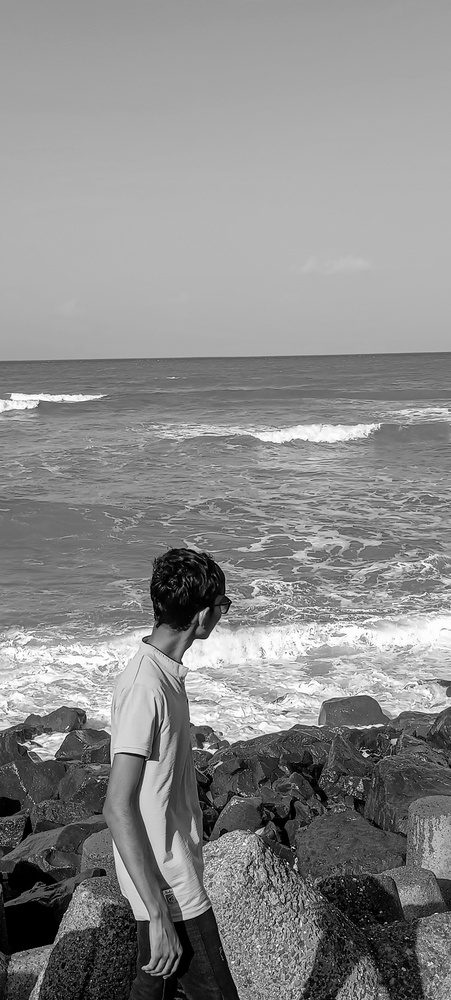
#> input picture Experiment-8/enhanced_1.jpg, 451 x 1000 px, shrunk from 2080 x 4608 before the run, found by its file name
$ python code.py
#> lines starting #> are read from the running program, lines starting #| are printed output that depends on the picture
import cv2
import matplotlib.pyplot as plt

# Load the image
image_path = "E:\DSIP\Experiment-8\enhanced_1.jpg"

# Read image in grayscale
image = cv2.imread(image_path, cv2.IMREAD_GRAYSCALE)
#> image is the input picture: shape (1000, 451); min 0, max 255, mean 138

# Check whether image was loaded successfully
if image is None:
    print("Error: Image not found. Check the image path.")
else:
    # -----------------------------------
    # 1. Calculate Original Histogram
    # -----------------------------------
    histogram = cv2.calcHist(
        [image],
        [0],
        None,
        [256],
        [0, 256]
    )
#> histogram = 256 values, max 14598 at index 180, min 424 at index 226, mean 1761.7

    # Plot original histogram
    plt.figure(figsize=(8, 6))
    plt.title('Original Image Histogram')
    plt.xlabel('Pixel Value')
    plt.ylabel('Frequency')
    plt.plot(histogram)
    plt.xlim([0, 256])
    plt.grid(True)
    plt.show()
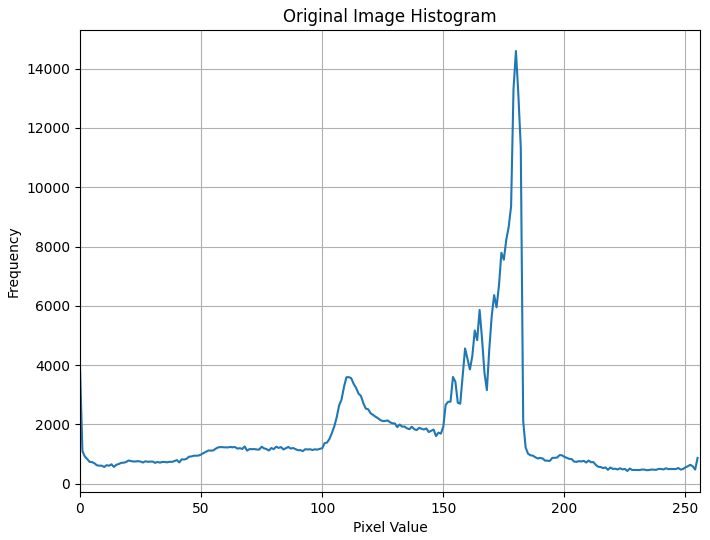
#> figure drawn by matplotlib, 1 panel; curve peaks at x = 180, y = 14598

    # -----------------------------------
    # 2. Histogram Equalization
    # -----------------------------------
    equalized_image = cv2.equalizeHist(image)
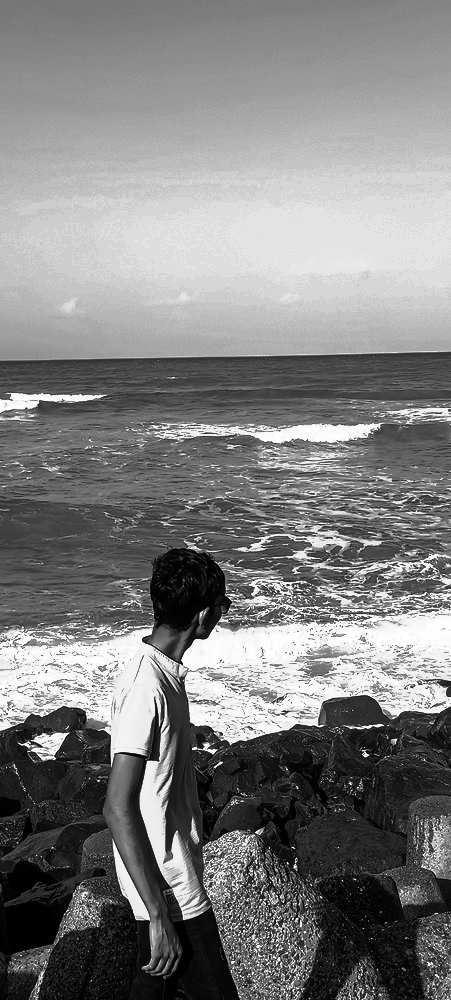
#> equalized_image: shape (1000, 451); min 0, max 255, mean 127.6

    # -----------------------------------
    # 3. Display Original & Equalized
    # -----------------------------------
    plt.figure(figsize=(10, 5))

    plt.subplot(1, 2, 1)
    plt.title('Original Image')
    plt.imshow(image, cmap='gray')
    plt.axis('off')

    plt.subplot(1, 2, 2)
    plt.title('Equalized Image')
    plt.imshow(equalized_image, cmap='gray')
    plt.axis('off')

    plt.tight_layout()
    plt.show()
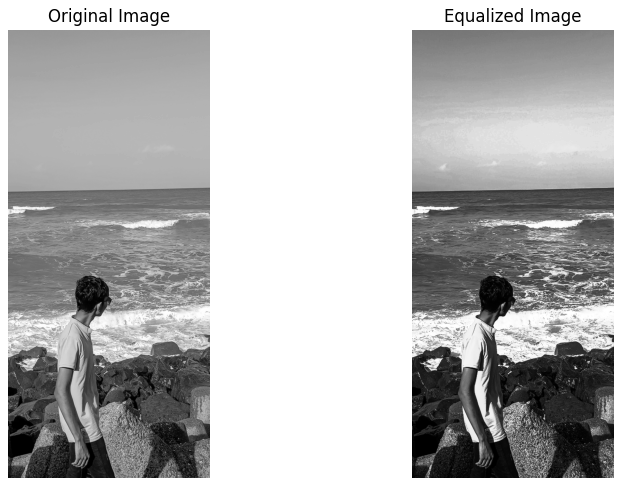
#> figure drawn by matplotlib, 2 panels

    # -----------------------------------
    # 4. Calculate Equalized Histogram
    # -----------------------------------
    equalized_histogram = cv2.calcHist(
        [equalized_image],
        [0],
        None,
        [256],
        [0, 256]
    )
#> equalized_histogram = 256 values, max 14598 at index 213, min 0 at index 60, mean 1761.7

    # Plot equalized histogram
    plt.figure(figsize=(8, 6))
    plt.title('Equalized Image Histogram')
    plt.xlabel('Pixel Value')
    plt.ylabel('Frequency')
    plt.plot(equalized_histogram)
    plt.xlim([0, 256])
    plt.grid(True)
    plt.show()
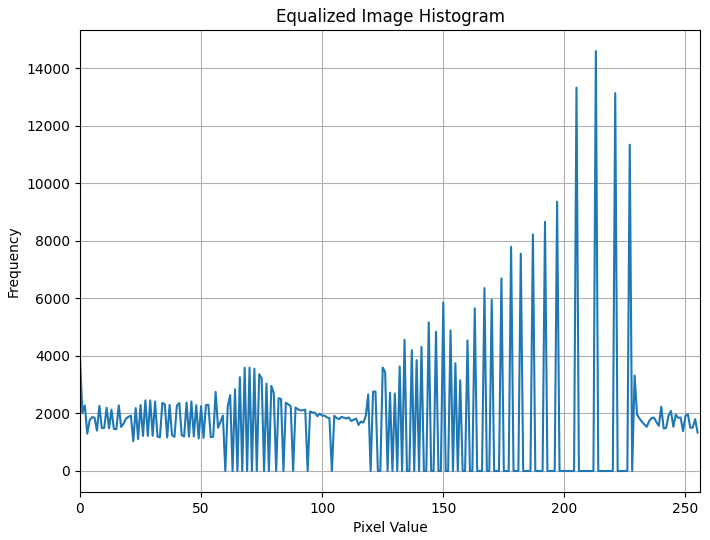
#> figure drawn by matplotlib, 1 panel; curve peaks at x = 213, y = 14598
